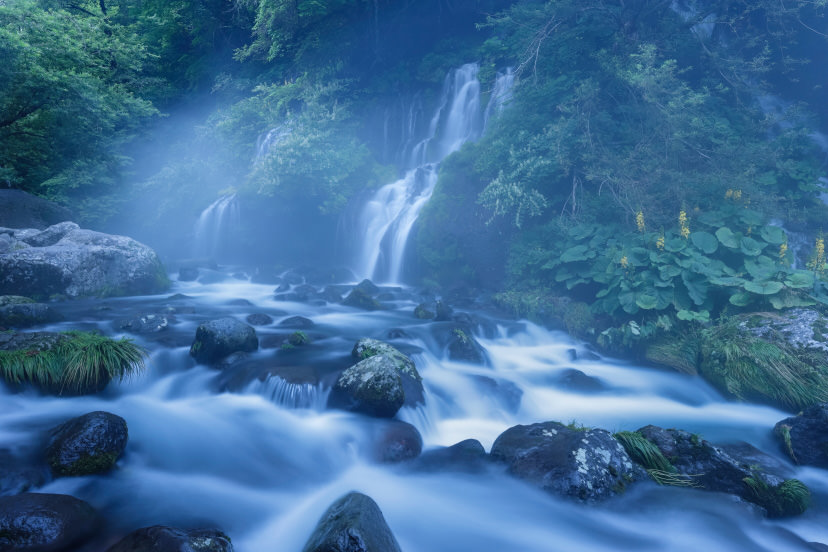
#> input picture 6. Data Analysis/image.jpg, 828 x 552 px
$ jupyter execute --allow-errors '6. Advanced Processing.ipynb'
#> lines starting #> are read from the running program, lines starting #| are printed output that depends on the picture
# NLP processing in advance data

So after first 5 notebook, we have a good understanding about preprocessing and exploring data. But in some real world problem, we need to work with advance data processing. In this notebook, I will show you how to work with advance data processing in NLP.

Different from what we have previously done, we will use the `spacy`, `nltk` and `spicy` library to process the text data.

## Basic Flow

### Stopwords / Punctuation Removal

Stopwords are the words that are most common in any language. These words are removed from the text data as they do not provide any valuable information. For example, in English, words like 'a', 'the', 'is', 'and', etc. are considered as stopwords.

Same as Punctuation, we can remove it from the text data.

[cell 1]
import spacy
from string import punctuation

#> (the rest of this cell did not finish here and is left out)

### Tokenization

Tokenization is one of the most important steps in text preprocessing. Whether you are working with traditional NLP techniques or using advanced deep learning techniques, this step cannot be skipped. Simply put, tokenization is the process of breaking down a phrase, sentence, paragraph, or one or more text documents into smaller units. Each of these smaller units is called Tokens.

Tokens can be considered as the building blocks of NLP and all NLP models process raw text at the Token level. They are used to create a vocabulary in a corpus (a data set in NLP). This vocabulary is then converted into numbers (IDs) and helps us model it. Tokens can be anything – a word, a sub-word or even a character. Different algorithms follow different processes in performing the encoding and the differences between these three types of tokens will be outlined below.

In example, we have a sentence: "I am learning NLP". I will using all the popular methods below and show you how the results will be:

**1. Word-based tokenization**

This is a commonly used tokenization technique in text analysis. It divides a text into words (e.g. English) or syllables (e.g. Vietnamese) based on the delimiter. The most commonly used delimiter is the space. However, it is also possible to split text without delimiter. For example, splitting words in Vietnamese because a word in Vietnamese can contain 2 or 3 syllables connected by a space.

Word segmentation can be done easily using RegEx or Python’s split() method. In addition, there are many Python libraries – NLTK, spaCy, Keras, Gensim, which can help you do this conveniently.

[cell 2]
# Example in NLTK
input1 = "I am learning NLP"
# Nltk

import nltk
from nltk.tokenize import word_tokenize

# Tokenization
print(word_tokenize(input1))
#> (this line was passed over: nltk is not available in this run)

In fact, NLP models use appropriate word segmentation methods for each language. Depending on the problem, the same text can be processed under different types of tokens. Each token is usually unique and is represented by an ID, which is a way of encoding or identifying the token in the digital space.

The limitation of this technique is that it leads to a huge corpus and a large vocabulary, making the model more cumbersome and requiring more computational resources. Besides, another limitation is related to misspelled words. If the corpus has the word “knowledge” misspelled as “knowldge”, the model will assign the OOV token to the following word. Therefore, to solve all these problems, researchers came up with character based encryption techniques.

**2. Character-based tokenization**

Character-based encoding divides the raw text into individual characters. The logic behind this encoding is that a language has many different words but a fixed number of characters. This results in a very small vocabulary.

For example, English has 256 different characters (letters, numbers, special characters) while containing nearly 170,000 words in its vocabulary. Therefore, character-based encoding will use fewer tokens than word-based encoding.

One of the main advantages of character-based encoding is that there will be no or very few unknown words or OOV. Therefore, it can represent unknown words (words that were not seen during training) by representing each character.

Another advantage is that misspelled words can be respelled correctly, instead of being able to mark them as OOV tokens and losing information.

[cell 3]
#Example
input2 = "我喜欢吃面条"
print(list(input2))

This type of encoding is quite simple and can reduce the complexity of memory and time. So is it the best or perfect algorithm for word segmentation? The answer is no (at least for English Language)! A character usually does not carry any meaning or information like a word.

Also, while this technique reduces the vocabulary size, it increases the string length in character-based encoding. Each word is divided into individual characters and thus the encoded string is much longer than the original plain text. So, it can be seen that although it solves many of the challenges faced by word-based encoding, character-based encoding still has certain problems.

**3. Subword-based tokenization**

Another popular technique is subword encoding. This is a solution that lies between word-based and character-based encoding. The main idea is to simultaneously solve the problems of word-based encoding (very large vocabulary size, many OOV tokens, differences in meaning between very similar words) and character-based encoding (very long strings and less meaningful individual tokens).

Subword encoding algorithms use the following principles.
- Do not divide frequently used words into smaller subwords.
- Divide rare words into meaningful subwords.

Most English models use some form of subword encoding algorithms, of which the most popular are WordPeces used by BERT and DistilBERT, Unigram by XLNet and ALBERT, and Bye-Pair Encoding by GPT-2 and RoBERTa.

Subword-based encoding allows the model to have an appropriate vocabulary size and also learn meaningful context-independent representations. The model can even process a word it has never seen before because the decomposition can lead to known subwords.

[cell 4]
from transformers import BertTokenizer

# Tokenization
#> (the rest of this cell did not finish here and is left out)

**NOTE**: Beside of this there are many other tokenization techniques like SentencePiece, UML, BPE, etc. But in this notebook, I will focus on the above 3 popular techniques.

### Stemming and Lemmatization

Stemming and Lemmatization are the basic text processing methods for English text. The goal of both is to reduce inflectional forms and sometimes derivationally related forms of a word to a common base form. However, the two words are different.

**Stemming** usually refers to a crude heuristic process that chops off the ends of words in the hope of achieving this goal correctly most of the time, and often includes the removal of derivational affixes.

**PorterStemmer**

It is one of the most common stemming algorithms which is basically designed to remove and replace well-known suffixes of English words.

[cell 5]
# Example
from nltk.stem import PorterStemmer

#> (the rest of this cell did not finish here and is left out)

**RegexpStemmer**

NLTK has RegexpStemmer class with the help of which we can easily implement Regular Expression Stemmer algorithms. It basically takes a single regular expression and removes any prefix or suffix that matches the expression.

Basically we can build our own stemmer with regular expression (re library in Python) and use it to stem the words.

[cell 6]
from nltk.stem import RegexpStemmer

#> (the rest of this cell did not finish here and is left out)

**Lemmatization** usually refers to doing things properly with the use of a vocabulary and morphological analysis of words, normally aiming to remove inflectional endings only and to return the base or dictionary form of a word, which is known as the lemma.

**WordNetLemmatizer**

WordNet is a lexical database for the English language, which was created by Princeton, and is part of the NLTK corpus. It can be used to find the meanings of words, synonyms, antonyms, and more. The WordNetLemmatizer uses the WordNet Database to lookup lemmas of words.

[cell 7]
from nltk.stem import WordNetLemmatizer

#> (the rest of this cell did not finish here and is left out)

#> (a cell that did not finish here is left out)

After spend sometime playing with both of them, you can see that they don't have much different right? But the main difference is that stemming technique only looks at the form of the word whereas lemmatization technique looks at the meaning of the word. It means after applying lemmatization, we will always get a valid word.

# Advanced Move

From here, I will dive quickly through every concept and not focus too much on the explanation. If you want to know more about them, please refer to the official documentation or any website.

## Text Normalization

- Unicode Normalization: Normalize text encoding for consistency. Unicode variants of the same character (e.g., different dashes or accent marks) are unified using methods like `NFKC` or `NFD` normalization.

- Handling Rare Words: Beside, some rare words or out-of-vocabulary words can be replaced with more common synonyms or removed entirely.

- Custom Symbol and Emoji: With emoji, we can convert them to text like `:smile:` or `:heart:`, etc.

## Contextual Embeddings

- Named Entity Recognition (NER): Detect and classify named entities in text into predefined categories such as the names of persons, organizations, locations, expressions of times, quantities, monetary values, percentages, etc. This can help enhance models that need to focus on specific entities in the text.

- Coreference Resolution: Identify all expressions that refer to the same entity in a text. This can help improve the understanding of the text and the relationships between entities.

- Sentence Segmentation: For large documents, segmenting long text into meaningful sentences or passages helps in tasks like question-answering, summarization, and more.

## Data Augmentation
- Back-Translation: Translate a sentence to another language and then back to the original language. This can help generate new sentences with the same meaning but different wording. (Or in term of AI data, it's call synthetic data)

- Synonym Replacement: Replace words in a sentence with their synonyms. This can help generate new sentences with the same meaning but different wording.

- Noise Injection: Add noise to the text data by inserting spelling mistakes, typos, or other errors. This can help improve the robustness of models to noisy text data.

- Paraphrasing: Automatically paraphrase sentences using models like GPT-3 or Pegasus to add diversity to training examples.

## Word/Token Embeddings

This one have the same idea as the Subword-based I using above:
- Pre-trained Embeddings: Use pre-trained word embeddings like Word2Vec, GloVe, FastText, or BERT to represent words in a text. This can help improve the performance of models by leveraging the semantic information captured in the embeddings.
- Embedding Normalization: Normalize word embeddings to have unit length or zero mean and unit variance. This can help improve the convergence of models during training.

## Sentence Embeddings / Document-level Embeddings

- Sentence Embeddings: Convert entire sentences or paragraphs into embeddings using models like Sentence-BERT or Universal Sentence Encoder. These embeddings capture sentence-level semantics.

- Passage Embeddings: For long documents, it's useful to compute embeddings over paragraphs or passages for downstream tasks like retrieval or summarization.

## Padding and Truncation

- Padding: Ensure that all text inputs are of uniform length by padding shorter sequences with special tokens like `<pad>` to fit the model’s required input size.

- Truncation: For text sequences that are too long, truncate them to a fixed length. This is crucial for models like BERT, GPT, and other transformer-based architectures that have input token limits.

## Sequence Length Management

- Chunking: Chunking: If you have long documents or passages, break them into smaller, manageable chunks that fit within your model's token limits (common for transformer models with a limit of 512 tokens, for example).

- Sliding Window: For long texts, use a sliding window approach to maintain context across chunks. This can be helpful for summarization and QA tasks.

## Batching and Masking

- Batching: Group your text data into batches for more efficient model training or inference. Batching is especially important when working with deep learning frameworks (e.g., TensorFlow, PyTorch).

- Masking: For some model, add masking to certain tokens during training to predict the masked tokens and help the model learn better representations.

## Handling Imbalanced Data (Classification task)

- Class Balancing: If your dataset is imbalanced (e.g., too many examples of one class and not enough of another), you can apply techniques like:
    - Oversampling: Create more examples of the minority class. (add data or Machine Learning technique like SMOTE)
    - Undersampling: Reduce the number of examples of the majority class.
    - Class Weights: Assign different weights to classes when training the model to handle the imbalance.

## Final Check

- Duplicate Removal: Remove duplicate text data to avoid biasing the model towards certain examples.

- Shuffle: Shuffle the data to ensure that the model does not learn any order-based patterns.

- Train-Test Split: Split the data into training and testing sets to evaluate the model's performance on unseen data.

# Computer vision processing in advance data

So after we have a good understanding about NLP processing in advance data, we can do the same thing with Computer Vision. But, to me it's more "simplier" than NLP.

## Image Resizing

- Aspect Ratio Preservation: When resizing images to fit a model input size, ensure that the aspect ratio is preserved to avoid distortion. It's important to preserve the aspect ratio to avoid distortion. Use padding with a constant value to maintain the original proportions.

- Techniques:
    - Resize with Padding: Resize images to a fixed size by adding padding to maintain the aspect ratio.
    - Center Crop: After resizing, crop the center of the image to fit the model input size.
    - Random Resized Crops: For data augmentation, randomly resize and crop images to different sizes.

[cell 9]
import cv2
import matplotlib.pyplot as plt

# Load the image
pic = cv2.imread("image.jpg")
#> pic is the input picture: shape (552, 828, 3); mean B, G, R 152.5, 109.9, 63.3

print(pic.shape)
#| (552, 828, 3)

# Convert the image to RGB (OpenCV uses BGR)
pic = cv2.cvtColor(pic, cv2.COLOR_BGR2RGB)

pic = cv2.resize(pic, (224, 224))
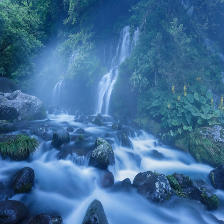
#> pic: shape (224, 224, 3); mean R, G, B 63.2, 109.8, 152.4

print(pic.shape)
#| (224, 224, 3)

plt.imshow(pic)

## Normalization
- Pixel Value Scaling: Convert pixel values from `[0, 255]` to `[0, 1]` or `[-1, 1]` to help the model converge faster during training.
- Per-Channel Normalization: Normalize each channel by subtracting the mean and dividing by the standard deviation to ensure that each channel has zero mean and unit variance.

[cell 10]
from torchvision import transforms

#> (the rest of this cell did not finish here and is left out)

## Data Augmentation

- Horizontal/Vertical Flips: Flip images horizontally or vertically to increase the diversity of training examples.

- Rotation: Rotate images by a certain angle to add more variety to the training data.

- Color Jittering: Randomly change the brightness, contrast, saturation, and hue of images to make the model more robust to different lighting conditions.

- Gaussian Noise: Add Gaussian noise to images to make the model more robust to noise. (Or blurring)

- Cutout: Randomly remove square patches from images to improve the model's ability to learn from local features.

- Mixup / Cutmix: Blend or combine images from different classes by averaging their pixel values or by cutting a portion of one image and pasting it into another. You can see more [here](https://pytorch.org/vision/main/auto_examples/transforms/plot_cutmix_mixup.html#sphx-glr-auto-examples-transforms-plot-cutmix-mixup-py).

#> (a cell that did not finish here is left out)

## Histogram Equalization

- Contrast Limited Adaptive Histogram Equalization (CLAHE): This is an advanced technique that adjusts the contrast of an image by normalizing the intensity distribution. It improves the visibility of details in both dark and bright regions of the image.

- Adaptive Histogram Equalization: Apply locally adaptive histogram equalization for images with varying lighting conditions.

[cell 12]
import numpy as np
plt.rcParams['figure.figsize'] = [10, 5]

hist = cv2.calcHist([pic], [0], None, [256], [0, 256])
#> hist = 256 values, max 708 at index 50, min 0 at index 219, mean 196

[cell 13]
plt.plot(hist, color='r')
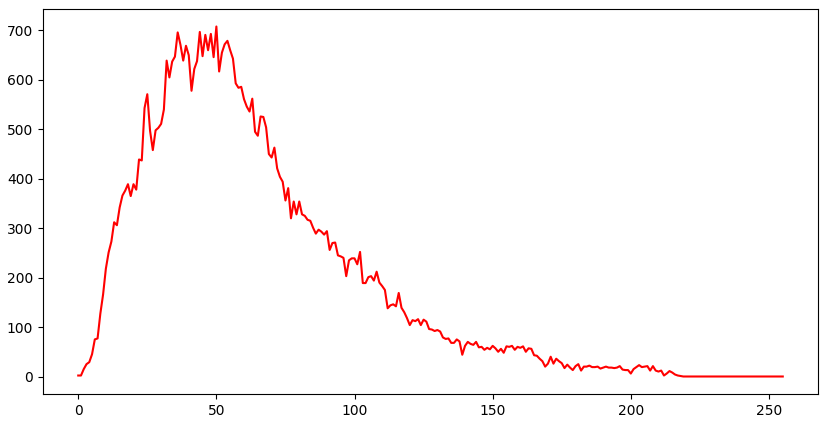
#> figure drawn by matplotlib, 1 panel; curve peaks at x = 50, y = 708

[cell 14]
def hist_equalize(img):
  # 1. calclate hist
  hist = cv2.calcHist([img], [0], None, [256], [0, 256])

  # 2. normalize hist
  h, w = img.shape[:2]
#> h = 224; w = 224
  hist = hist/(h*w)
#> hist = 256 values, max 0.0141 at index 50, min 0 at index 219, mean 0.00391

  # 3. calculate CDF
  cdf = np.cumsum(hist)
#> cdf = 256 values from 3.99e-05 to 1
  s_k = (255 * cdf - 0.5).astype("uint8")
#> s_k = 256 values from 0 to 254
  return s_k

[cell 15]
s_k = hist_equalize(pic)
#> s_k = 256 values from 0 to 254
equalized_img = cv2.LUT(pic, s_k)
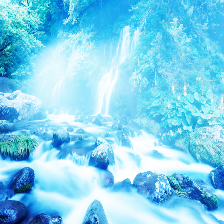
#> equalized_img: shape (224, 224, 3); mean R, G, B 127.7, 208.1, 236.4

[cell 16]
img_equalized = cv2.equalizeHist(cv2.cvtColor(pic, cv2.COLOR_RGB2GRAY))
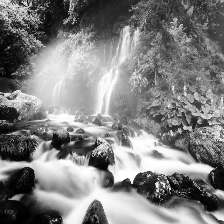
#> img_equalized: shape (224, 224); min 0, max 255, mean 128.5

[cell 17]
# Plot the original image
plt.subplot(1, 3, 1)
plt.imshow(pic)

# Plot the equalized image
plt.subplot(1, 3, 2)
plt.imshow(equalized_img)

# Plot the equalized image using OpenCV
plt.subplot(1, 3, 3)
plt.imshow(img_equalized, cmap='gray')
